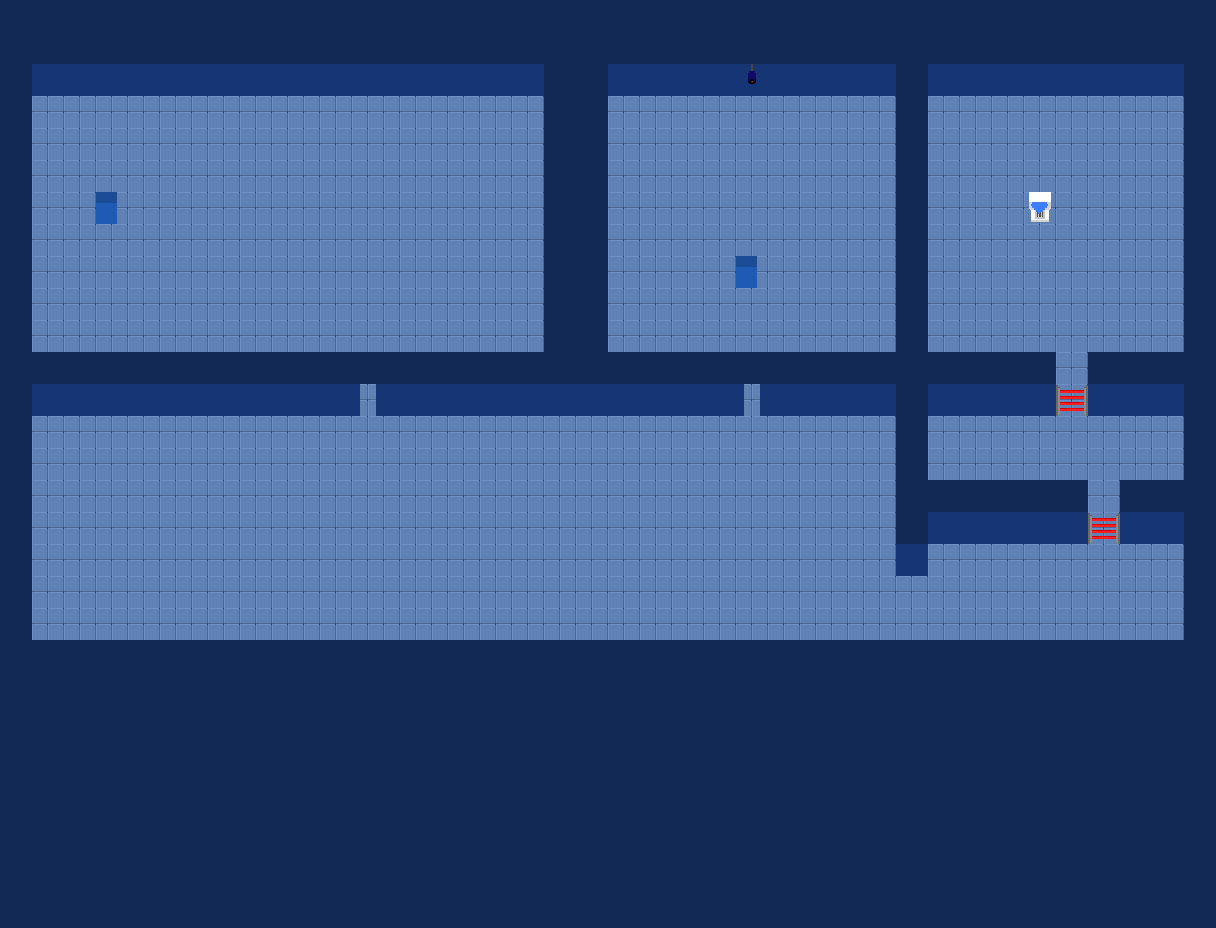

Rendered tile map (Tiled .tmx) drawn with the repository's tilesets; below, a short description and the map source with its tile grids summarised:
An orthogonal 38x29 tile map with 32x32 px tiles, 5 tile layers (BaseLayer, Diamonds, Blocks, Top, ...) and 13 objects.

<map version="1.10" tiledversion="1.10.2" orientation="orthogonal" renderorder="right-down" width="38" height="29" tilewidth="32" tileheight="32" infinite="0" nextlayerid="9" nextobjectid="15">
 <editorsettings>
  <export target="l3.json" format="json" />
 </editorsettings>
 <tileset firstgid="1" name="tilemap" tilewidth="32" tileheight="32" tilecount="64" columns="8">
  <image source="../Textures/tilemap.png" width="256" height="256" />
 </tileset>
 <layer id="1" name="BaseLayer" width="38" height="29">
  <data>[1102 cells, 900 non-empty, 4 distinct tile ids]</data>
 </layer>
 <objectgroup id="4" name="Walls">
  <object id="1" x="1184.67" y="0.5" width="30.1667" height="927.333" />
  <object id="2" x="0.25" y="1" width="30.8333" height="924" />
  <object id="3" x="-1.33333" y="1.33333" width="1217.83" height="72.8333" />
  <object id="4" x="-0.916833" y="638.25" width="1216.5" height="289.5" />
  <object id="7" x="898" y="54" width="28" height="496" />
  <object id="8" x="548" y="60" width="54" height="312" />
  <object id="9" x="2" y="354" width="354.667" height="38" />
  <object id="10" x="380" y="352" width="362.75" height="40" />
  <object id="11" x="761.5" y="352" width="292.5" height="42" />
  <object id="12" x="1088.67" y="352.667" width="102.667" height="38.6667" />
  <object id="13" x="926.667" y="480" width="159.333" height="40.6667" />
  <object id="14" x="1120.67" y="482" width="96" height="38.6667" />
 </objectgroup>
 <layer id="3" name="Diamonds" width="38" height="29">
  <data>[1102 cells, 1 non-empty, 1 distinct tile ids]</data>
 </layer>
 <layer id="5" name="Blocks" width="38" height="29">
  <data>[1102 cells, 2 non-empty, 1 distinct tile ids]</data>
 </layer>
 <objectgroup id="7" name="CameraAreas">
  <object id="6" x="640" y="98" width="220" height="126" />
 </objectgroup>
 <layer id="2" name="Top" width="38" height="29">
  <data>[1102 cells, 529 non-empty, 2 distinct tile ids]</data>
 </layer>
 <layer id="8" name="LaserDoors" width="38" height="29">
  <data>[1102 cells, 2 non-empty, 1 distinct tile ids]</data>
 </layer>
</map>
